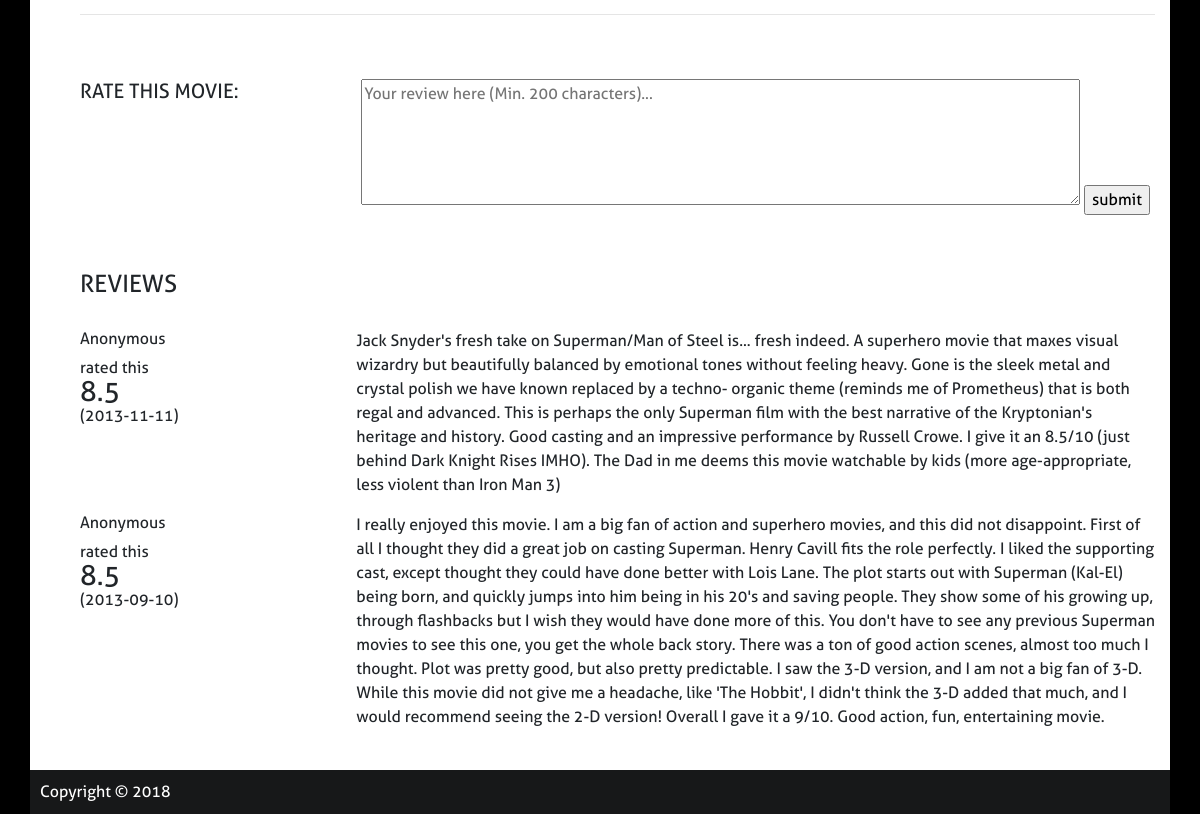
Before: /movie.php?id=001 (lower part) with the older database file.
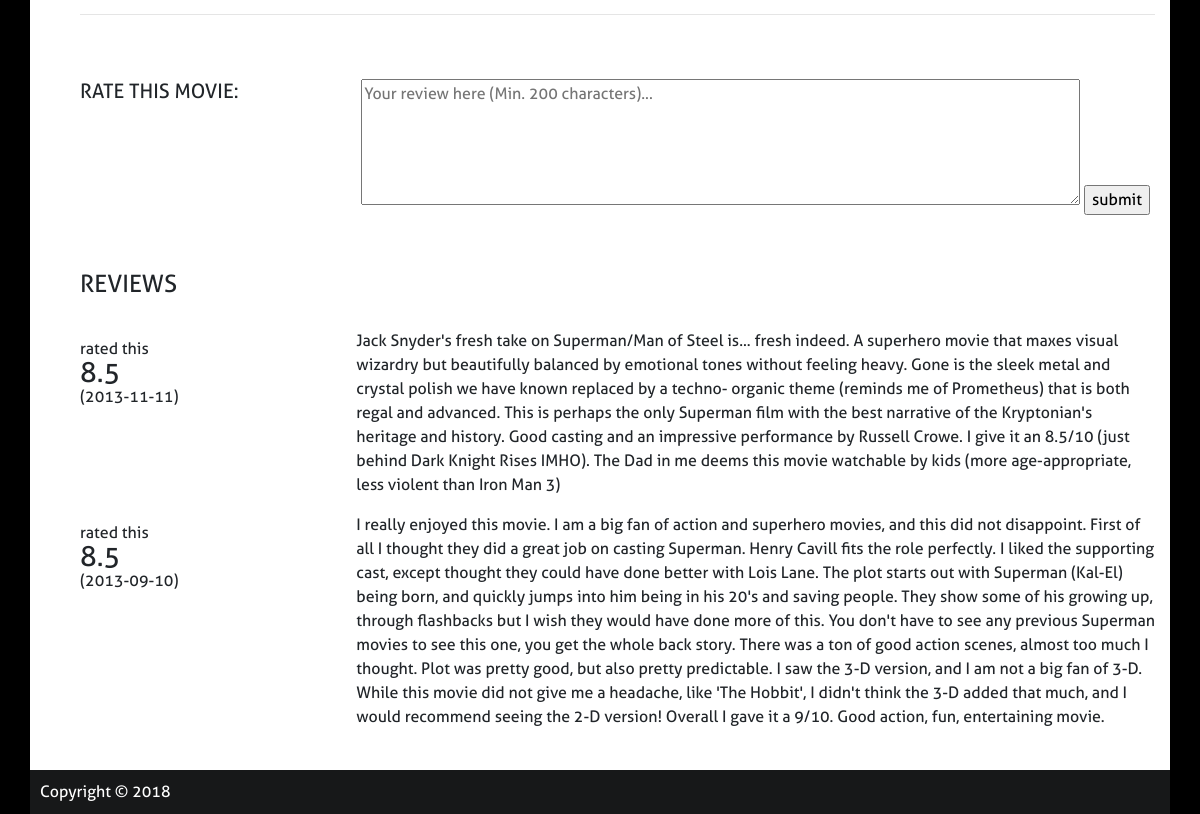
After: the same page with the newer database file.
### tables this page shows
CREATE TABLE `user_feedback` (
  `user_id` int(5) NOT NULL,
  `movie_id` varchar(45) NOT NULL,
  `rating` decimal(2,1) NOT NULL,
  `review` text,
  `date` date NOT NULL,
  KEY `feedback_movie_id_idx` (`movie_id`),
  KEY `feedback_user_id_idx` (`user_id`),
  CONSTRAINT `feedback_movie_id` FOREIGN KEY (`movie_id`) REFERENCES `movie` (`movie_id`) ON DELETE NO ACTION ON UPDATE NO ACTION
);

CREATE TABLE `user` (
  `user_id` int(5) unsigned zerofill NOT NULL AUTO_INCREMENT,
  `email` varchar(45) NOT NULL,
  `fname` varchar(45) NOT NULL,
  `lname` varchar(45) NOT NULL,
  `gender` varchar(6) DEFAULT NULL,
  `password` varchar(15) NOT NULL,
  `country` varchar(25) DEFAULT NULL,
  PRIMARY KEY (`user_id`),
  UNIQUE KEY `email_UNIQUE` (`email`)
);

### movie.php (the view, shortened to what this page needs)
<?php
   $movieid = $_GET['id'];
?>
<html>
<head>
  <link rel="stylesheet" href="./assets/css/bootstrap.min.css" />
  <link rel="stylesheet" href="./assets/css/header.css" />
  <link rel="stylesheet" href="./assets/css/main.css" />
  <link rel="stylesheet" href="./assets/css/movie.css" />
  <link rel="stylesheet" href="./assets/css/footer.css" />
</head>
<body>
  <div class="container main-container">
    <?php include 'header.php';?>
    <main>
      <div class="container content">
            <?php
             $result = mysqli_query($con, "SELECT * FROM movie inner join movie_meta on movie_meta.movie_id = movie.movie_id WHERE movie.movie_id = $movieid ");
             $row = mysqli_fetch_assoc($result);
             $isReleased = strtotime($row['release_date']) <= strtotime(date("Y-m-d"));
             ?>
    <hr />
    <br/>
    <br/>
      <?php
      if (!$isReleased)
      {
        echo '<h3>Yet to be released. Stay in touch for more updates.</h3>';
      }
      else {
      if(isset($_SESSION['user_id']))
        {
          $query = "SELECT * FROM user_feedback WHERE movie_id = '".$movieid."' and user_id = '".$_SESSION['user_id']."'";
          $result = mysqli_query($con, $query );
          if(mysqli_num_rows($result)==0)
          {
            ?>
            <div class="row">
              <div class="col-md-3">
                <h5>RATE THIS MOVIE:</h5>
              </div>
              <div class="col-md-9">
              <form class="post-review" action="review.php" method="POST">
                <textarea id="text-review" name="review" rows="5"  placeholder = "Your review here (Min. 200 characters)..." ></textarea>
                <input type="submit" id="review-submit" value="submit" name="action" onclick = "checkReviewLength();"/>
              </form>
            </div>
            </div>
            <?php
          }
        }
      ?>
      <h4>REVIEWS </h4>
      <div class = "reviews">
        <?php
        $query = "SELECT * FROM user_feedback WHERE movie_id = $movieid ORDER BY ";
        if(isset($_SESSION['user_id']))
          $query = $query."user_id = '".$_SESSION['user_id']."' DESC, ";
        $query = $query."date DESC";
         $result = mysqli_query($con, $query );
         while($row = mysqli_fetch_assoc($result)){
         ?>
        <div class="row">
        <div class = "col-md-3">
          <h6>
            <?php
            $uname = $row['user_id'];
            $user_row =  mysqli_query($con, "SELECT * FROM user WHERE user_id = $uname ");
            echo mysqli_fetch_assoc($user_row)['fname'];
            ?>
          </h6>
          <p>rated this <h3 class = "rating"><?php echo $row['rating']; ?></h3></p>
          <p>
            <?php echo '(',$row['date'],')'; ?>
        </p>
        </div>
        <div class = "col-md-9">
          <p>
            <?php echo $row['review']; ?>
          </p>
        </div>
      </div>
      <?php } ?>
      </div>
    <?php } ?>
    </div>
    </main>
    <?php include 'footer.php';?>
  </div>
</body>
</html>

### footer.php (shortened to what this page needs)
<footer>
<div class = "jumbotron jumbotron-fluid">
  Copyright &copy 2018
</div>
</footer>

### assets/css/header.css (style rules this page uses)
form { max-width: 50%; text-align: center; margin: 0 auto; padding-bottom: 5px; }

### assets/css/main.css (style rules this page uses)
html, body { height: 100%; background-color: black; font-family: Aller; }
.main-container { padding: 0; background-color: white; min-width: 1000px; }

### assets/css/movie.css (style rules this page uses)
.content { padding-left: 50px; }
h3, h4 { padding-top: 50px; margin-bottom: 30px; }
.post-review { min-width: 100%; }
textarea { min-width: 90%; text-align: left; }
.reviews .col-md-3 p { margin-bottom: -5px; }
.rating { display: inline; }

### assets/css/footer.css (style rules this page uses)
footer .jumbotron-fluid { background-color: #171819; color: white; padding:10px 10px 10px 10px; margin-top: 25px; }

Changed rows visible on the page:
removed user_feedback: user.fname "Anonymous", rating "8.5", date "2013-11-11", review "Jack Snyder's fresh take on Superman/Man of Steel is... fresh indeed. A superhero movie that maxes visual wizardry but beautifully balanced by emotional tones without feeling heavy. Gone is the sleek metal and crystal polish we have known replaced by a techno- organic theme (reminds me of Prometheus) that is both regal and advanced. This is perhaps the only Superman film with the best narrative of the Kryptonian's heritage and history. Good casting and an impressive performance by Russell Crowe. I give it an 8.5/10 (just behind Dark Knight Rises IMHO). The Dad in me deems this movie watchable by kids (more age-appropriate, less violent than Iron Man 3)"
removed user_feedback: user.fname "Anonymous", rating "8.5", date "2013-09-10", review "I really enjoyed this movie. I am a big fan of action and superhero movies, and this did not disappoint. First of all I thought they did a great job on casting Superman. Henry Cavill fits the role perfectly. I liked the supporting cast, except thought they could have done better with Lois Lane. The plot starts out with Superman (Kal-El) being born, and quickly jumps into him being in his 20's and saving people. They show some of his growing up, through flashbacks but I wish they would have done more of this. You don't have to see any previous Superman movies to see this one, you get the whole back story. There was a ton of good action scenes, almost too much I thought. Plot was pretty good,…"
added user_feedback: rating "8.5", date "2013-11-11", review "Jack Snyder's fresh take on Superman/Man of Steel is... fresh indeed. A superhero movie that maxes visual wizardry but beautifully balanced by emotional tones without feeling heavy. Gone is the sleek metal and crystal polish we have known replaced by a techno- organic theme (reminds me of Prometheus) that is both regal and advanced. This is perhaps the only Superman film with the best narrative of the Kryptonian's heritage and history. Good casting and an impressive performance by Russell Crowe. I give it an 8.5/10 (just behind Dark Knight Rises IMHO). The Dad in me deems this movie watchable by kids (more age-appropriate, less violent than Iron Man 3)"
added user_feedback: rating "8.5", date "2013-09-10", review "I really enjoyed this movie. I am a big fan of action and superhero movies, and this did not disappoint. First of all I thought they did a great job on casting Superman. Henry Cavill fits the role perfectly. I liked the supporting cast, except thought they could have done better with Lois Lane. The plot starts out with Superman (Kal-El) being born, and quickly jumps into him being in his 20's and saving people. They show some of his growing up, through flashbacks but I wish they would have done more of this. You don't have to see any previous Superman movies to see this one, you get the whole back story. There was a ton of good action scenes, almost too much I thought. Plot was pretty good,…"
